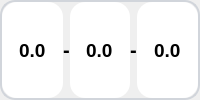
                                     <widget class="QWidget" name="widget_40" native="true">
                                      <property name="styleSheet">
                                       <string notr="true">QWidget{
    border: 2px solid #D1D5DB;
    border-radius: 15px;
}
QWidget:focus {
    border: 2px solid #0B7EC8;
}
QDoubleSpinBox
{
    border: none;
}
QSpinBox
{
    border: none;
}</string>
                                      </property>
                                      <layout class="QHBoxLayout" name="horizontalLayout_72" stretch="0,0,0,0,0">
                                       <property name="spacing">
                                        <number>0</number>
                                       </property>
                                       <property name="leftMargin">
                                        <number>2</number>
                                       </property>
                                       <property name="topMargin">
                                        <number>2</number>
                                       </property>
                                       <property name="rightMargin">
                                        <number>2</number>
                                       </property>
                                       <property name="bottomMargin">
                                        <number>2</number>
                                       </property>
                                       <item>
                                        <widget class="QDoubleSpinBox" name="high_temp_input_4">
                                         <property name="sizePolicy">
                                          <sizepolicy hsizetype="Expanding" vsizetype="Preferred">
                                           <horstretch>0</horstretch>
                                           <verstretch>0</verstretch>
                                          </sizepolicy>
                                         </property>
                                         <property name="font">
                                          <font>
                                           <family>Segoe UI</family>
                                           <pointsize>14</pointsize>
                                           <weight>75</weight>
                                           <italic>false</italic>
                                           <bold>true</bold>
                                          </font>
                                         </property>
                                         <property name="styleSheet">
                                          <string notr="true"/>
                                         </property>
                                         <property name="alignment">
                                          <set>Qt::AlignCenter</set>
                                         </property>
                                         <property name="readOnly">
                                          <bool>false</bool>
                                         </property>
                                         <property name="buttonSymbols">
                                          <enum>QAbstractSpinBox::NoButtons</enum>
                                         </property>
                                         <property name="prefix">
                                          <string/>
                                         </property>
                                         <property name="suffix">
                                          <string/>
                                         </property>
                                         <property name="decimals">
                                          <number>1</number>
                                         </property>
                                         <property name="maximum">
                                          <double>999.000000000000000</double>
                                         </property>
                                         <property name="value">
                                          <double>0.000000000000000</double>
                                         </property>
                                        </widget>
                                       </item>
                                       <item>
                                        <widget class="QLabel" name="label_17">
                                         <property name="font">
                                          <font>
                                           <family>Segoe UI</family>
                                           <pointsize>15</pointsize>
                                           <weight>75</weight>
                                           <bold>true</bold>
                                          </font>
                                         </property>
                                         <property name="styleSheet">
                                          <string notr="true">border: none;
</string>
                                         </property>
                                         <property name="text">
                                          <string>-</string>
                                         </property>
                                         <property name="alignment">
                                          <set>Qt::AlignCenter</set>
                                         </property>
                                        </widget>
                                       </item>
                                       <item>
                                        <widget class="QDoubleSpinBox" name="pv_value_displ_4">
                                         <property name="sizePolicy">
                                          <sizepolicy hsizetype="Expanding" vsizetype="Preferred">
                                           <horstretch>0</horstretch>
                                           <verstretch>0</verstretch>
                                          </sizepolicy>
                                         </property>
                                         <property name="font">
                                          <font>
                                           <family>Segoe UI</family>
                                           <pointsize>14</pointsize>
                                           <weight>75</weight>
                                           <italic>false</italic>
                                           <bold>true</bold>
                                          </font>
                                         </property>
                                         <property name="styleSheet">
                                          <string notr="true"/>
                                         </property>
                                         <property name="alignment">
                                          <set>Qt::AlignCenter</set>
                                         </property>
                                         <property name="readOnly">
                                          <bool>true</bool>
                                         </property>
                                         <property name="buttonSymbols">
                                          <enum>QAbstractSpinBox::NoButtons</enum>
                                         </property>
                                         <property name="prefix">
                                          <string/>
                                         </property>
                                         <property name="suffix">
                                          <string/>
                                         </property>
                                         <property name="decimals">
                                          <number>1</number>
                                         </property>
                                         <property name="maximum">
                                          <double>999.000000000000000</double>
                                         </property>
                                         <property name="value">
                                          <double>0.000000000000000</double>
                                         </property>
                                        </widget>
                                       </item>
                                       <item>
                                        <widget class="QLabel" name="label_18">
                                         <property name="font">
                                          <font>
                                           <family>Segoe UI</family>
                                           <pointsize>15</pointsize>
                                           <weight>75</weight>
                                           <bold>true</bold>
                                          </font>
                                         </property>
                                         <property name="styleSheet">
                                          <string notr="true">border: none;
</string>
                                         </property>
                                         <property name="text">
                                          <string>-</string>
                                         </property>
                                         <property name="alignment">
                                          <set>Qt::AlignCenter</set>
                                         </property>
                                        </widget>
                                       </item>
                                       <item>
                                        <widget class="QDoubleSpinBox" name="low_temp_input_4">
                                         <property name="sizePolicy">
                                          <sizepolicy hsizetype="Expanding" vsizetype="Preferred">
                                           <horstretch>0</horstretch>
                                           <verstretch>0</verstretch>
                                          </sizepolicy>
                                         </property>
                                         <property name="font">
                                          <font>
                                           <family>Segoe UI</family>
                                           <pointsize>14</pointsize>
                                           <weight>75</weight>
                                           <italic>false</italic>
                                           <bold>true</bold>
                                          </font>
                                         </property>
                                         <property name="styleSheet">
                                          <string notr="true"/>
                                         </property>
                                         <property name="alignment">
                                          <set>Qt::AlignCenter</set>
                                         </property>
                                         <property name="readOnly">
                                          <bool>false</bool>
                                         </property>
                                         <property name="buttonSymbols">
                                          <enum>QAbstractSpinBox::NoButtons</enum>
                                         </property>
                                         <property name="prefix">
                                          <string/>
                                         </property>
                                         <property name="suffix">
                                          <string/>
                                         </property>
                                         <property name="decimals">
                                          <number>1</number>
                                         </property>
                                         <property name="maximum">
                                          <double>999.000000000000000</double>
                                         </property>
                                         <property name="value">
                                          <double>0.000000000000000</double>
                                         </property>
                                        </widget>
                                       </item>
                                      </layout>
                                     </widget>
